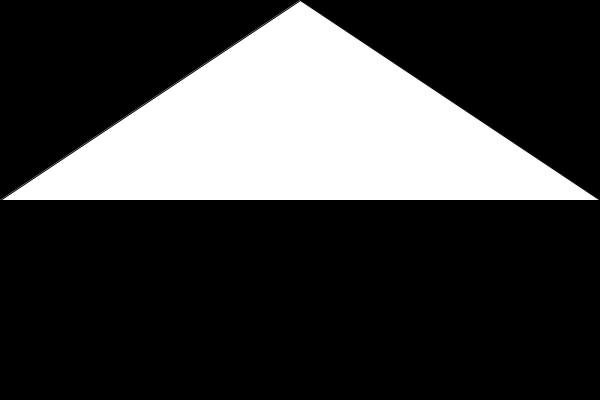
Frame 1 (no input)
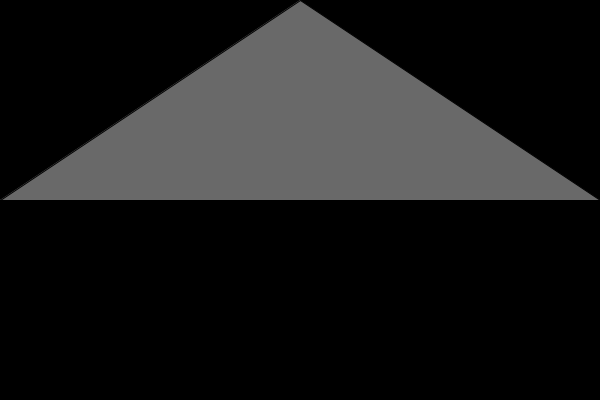
Frame 60 (the mouse pressed at the canvas centre just before this capture)
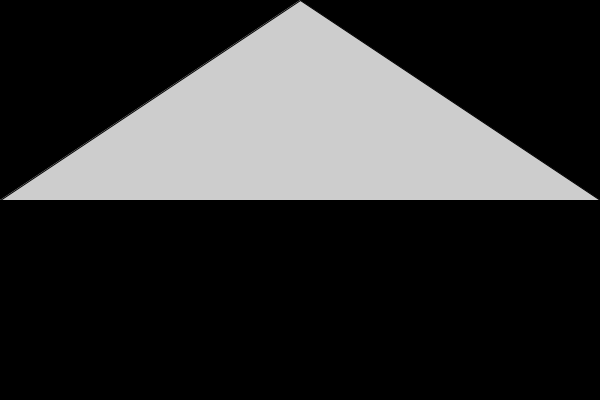
Frame 120 (the mouse held since frame 60 and released just before this capture)

The Processing sketch that drew these frames (run headless with seeded random() and noise(); from frame 60 on, the mouse is pressed at the canvas centre):

// Processing sketch: fader
// ── fader.pde
/*
  David Valencia
  Gaming1
  Fader
*/

int fader;

void setup()
{
size(600,400);
fader = 400;
}

void draw()
{
background(0);
fill(#FFFFFF,fader);
triangle(width/2, 0, width, height/2, 0, height/2);
fader = fader-5;

if (fader <= 0)
{
  fader = 400;
}  
  println(fader);
}
